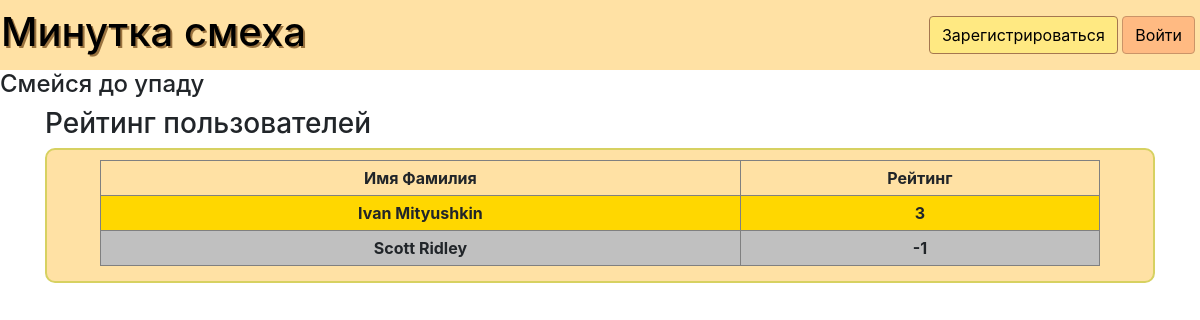
The page /rating on the database its author committed.
### data/users.py (models this page shows, shortened)
class User(SqlAlchemyBase, UserMixin):
    __tablename__ = 'Users'
    id = sqlalchemy.Column(sqlalchemy.Integer,
                           primary_key=True, autoincrement=True)
    login = sqlalchemy.Column(sqlalchemy.String, unique=True)
    surname = sqlalchemy.Column(sqlalchemy.String)
    name = sqlalchemy.Column(sqlalchemy.String)
    admin = sqlalchemy.Column(sqlalchemy.Boolean)
    hashed_password = sqlalchemy.Column(sqlalchemy.String)
    modified_date = sqlalchemy.Column(sqlalchemy.DateTime,
                                      default=datetime.datetime.now)
    rating = sqlalchemy.Column(sqlalchemy.Integer, default=0)
    anecdoties = orm.relation('Anecdotiy', back_populates='creator')

### main.py (the view)
@app.route('/rating')
def rating():
    db_sess = db_session.create_session()
    users = db_sess.query(User).all()
    users.sort(key=lambda x: x.rating, reverse=True)
    return render_template('rating.html', title='Рейтинг пользователей', users=users)

### data/db_session.py (called while the page is built)
def create_session() -> Session:
    global __factory
    return __factory()

### templates/rating.html
{% extends "base.html" %}
{% block content %}
<h3>Рейтинг пользователей</h3>
<div class="form">
<table border="1" width="1000" cellpadding="5" style="margin-bottom: 10px; margin-top: 5px;">
    <tr>
        <th>Имя Фамилия</th>
        <th>Рейтинг</th>
    </tr>
    {% for user in users%}
    {% if loop.index == 1 %}
    <tr style="background-color: gold;">
        <th>{{user.name}} {{user.surname}}</th>
        <th>{{user.rating}}</th>
    </tr>
    {% elif loop.index == 2%}
    <tr style="background-color: silver;">
        <th>{{user.name}} {{user.surname}}</th>
        <th>{{user.rating}}</th>
    </tr>
    {% elif loop.index == 3%}
    <tr style="background-color: #cd7f32;">
        <th>{{user.name}} {{user.surname}}</th>
        <th>{{user.rating}}</th>
    </tr>
    {%else%}
    <tr>
        <th>{{user.name}} {{user.surname}}</th>
        <th>{{user.rating}}</th>
    </tr>
    {%endif%}
    {%endfor%}
</table>
</div>
{% endblock %}

### static/css/style.css (style rules this page uses)
table { margin: auto; }
h3 { text-align: left; }
div.form { margin-left: auto; margin-right: auto; background-color:#FFE1A4; text-align: left; padding: 5px; border-radius: 10px; border-color: #D7D161; border: 2px solid #D7D161 }
th { text-align: center; }
body { background-color: white; }

### rows shown on the page
User: name "Ivan", surname "Mityushkin", rating "3"
User: name "Scott", surname "Ridley", rating "-1"
